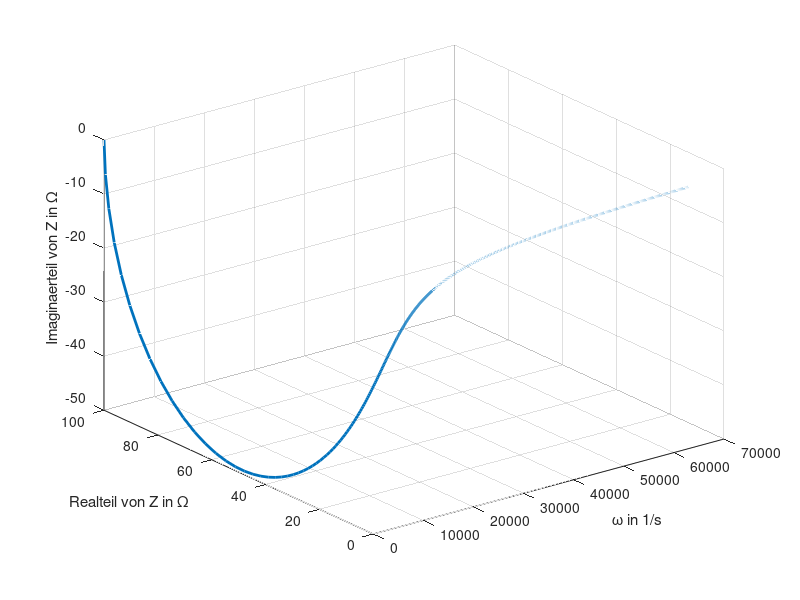

This figure's MATLAB source:
f=1000;
w=2*pi*f;
R=100;
C=10e-6;
Z=1/(1/R+j*w*C)

f=linspace(0,10000,1000);
w=2*pi*f;
Z=1./(1/R+j*w*C);
ZR=real(Z);
ZI=imag(Z);
plot3(w,ZR,ZI,'LineWidth',2)
xlabel('\omega in 1/s');
ylabel('Realteil von Z in \Omega');
zlabel('Imaginaerteil von Z in \Omega');
grid on
